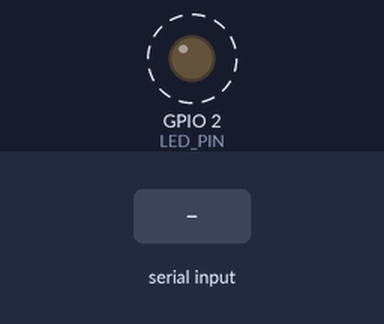
Bench run of a sketch on a simulated ESP32. Parts: output pins drawn as LEDs (lit = HIGH). Dashed ring = blinking. The inputs (shaded band) are chosen by the test bench. What the sketch prints to the serial monitor is not drawn.

Above: at 1.2 s.
1.3 s: "90,45\n" received over Serial
3.5 s: "5\n" received over Serial
Timing chart, 0 to 11.5 s (numbered marks = the images above; inputs shaded):
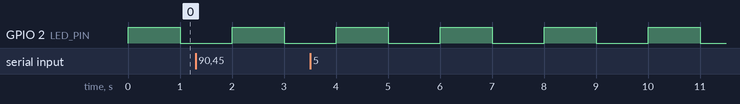

Measured:
- by itself, GPIO 2 (LED_PIN): alternates HIGH for 1.0 s and LOW for 1.0 s

The sketch:

firmware.ino
```cpp
#include <Wire.h>
#include <Adafruit_MCP4725.h>
#include <Adafruit_INA219.h>

// Define pin for onboard LED
#define LED_PIN 2

// Define pins for I2C Bus 2 (Wire1)
const int SDA_2 = 18;
const int SCL_2 = 19;

// MCP4725 is 12-bit
const long DAC_MAX = 4095;
const float DAC_VREF = 3.3;  // DAC supply voltage (used only for the printed estimate)

// Declare task handles
TaskHandle_t BlinkTaskHandle = NULL;
TaskHandle_t DACTaskHandle = NULL;
TaskHandle_t ReadCurrentTaskHandle = NULL;

// Declare objects
Adafruit_MCP4725 dac;
Adafruit_INA219 ina219;

// Tasks!
void BlinkTask(void *parameter) {
  for (;;) { // Infinite loop
    digitalWrite(LED_PIN, HIGH);
    // Serial.println("BlinkTask: LED ON");
    vTaskDelay(1000 / portTICK_PERIOD_MS); // 1000ms
    digitalWrite(LED_PIN, LOW);
    // Serial.println("BlinkTask: LED OFF");
    vTaskDelay(1000 / portTICK_PERIOD_MS);
    // Serial.print("BlinkTask running on core ");
    Serial.println(xPortGetCoreID());
  }
}

// Reads a line from the Serial Monitor and sets the DAC to that value (0-4095)
void DACTask(void *parameter) {
  char buf[16];
  size_t len = 0;
  bool overflow = false;

  Serial.println("DACTask: type a value 0-4095 and press Enter to set the DAC");

  for (;;) { // Infinite loop
    while (Serial.available()) {
      char c = Serial.read();

      if (c == '\n' || c == '\r') {
        if (overflow) {
          Serial.println("DACTask: input too long, ignored");
        } else if (len > 0) {
          buf[len] = '\0';

          char *end;
          long value = strtol(buf, &end, 10);

          if (*end != '\0') {
            Serial.print("DACTask: invalid input \"");
            Serial.print(buf);
            Serial.println("\" (enter an integer 0-4095)");
          } else if (value < 0 || value > DAC_MAX) {
            Serial.print("DACTask: ");
            Serial.print(value);
            Serial.println(" is out of range (0-4095)");
          } else {
            unsigned long startTime = micros();
            dac.setVoltage((uint16_t)value, false);
            unsigned long duration = micros() - startTime;

            Serial.print("DACTask: DAC set to ");
            Serial.print(value);
            Serial.print(" (~");
            Serial.print(value * DAC_VREF / DAC_MAX, 3);
            Serial.print(" V), took ");
            Serial.print(duration);
            Serial.println(" us");
          }
        }
        len = 0;
        overflow = false;
      } else if (len < sizeof(buf) - 1) {
        buf[len++] = c;
      } else {
        overflow = true;  // discard the rest of this line
      }
    }
    vTaskDelay(10 / portTICK_PERIOD_MS);  // Poll serial every 10ms
  }
}

void ReadCurrentTask(void *parameter) {
  for (;;) { // Infinite loop
    // Serial.println(ina219.getCurrent_mA());
    vTaskDelay(50 / portTICK_PERIOD_MS);
  }
}

void setup() {
  Serial.begin(115200);

  // LED Setup
  pinMode(LED_PIN, OUTPUT);

  // INA219 Current Sensor Setup
  Wire.setClock(400000);
  ina219.begin();
  ina219.setCalibration_16V_400mA();

  // MCP4725 External DAC Setup
  Wire1.begin(SDA_2, SCL_2);
  dac.begin(0x60, &Wire1);
  dac.setVoltage(0, false);  // Start at 0V

  xTaskCreatePinnedToCore(
    BlinkTask,         // Task function
    "BlinkTask",       // Task name
    10000,             // Stack size (bytes)
    NULL,              // Parameters
    1,                 // Priority
    &BlinkTaskHandle,  // Task handle
    1                  // Core 1
  );

  xTaskCreatePinnedToCore(
    DACTask,         // Task function
    "DACTask",       // Task name
    10000,             // Stack size (bytes)
    NULL,              // Parameters
    2,                 // Priority
    &DACTaskHandle,  // Task handle
    1                  // Core 1
  );

  xTaskCreatePinnedToCore(
    ReadCurrentTask,         // Task function
    "ReadCurrentTask",       // Task name
    10000,             // Stack size (bytes)
    NULL,              // Parameters
    3,                 // Priority
    &ReadCurrentTaskHandle,  // Task handle
    1                  // Core 1
  );
}

void loop() {
}
```
